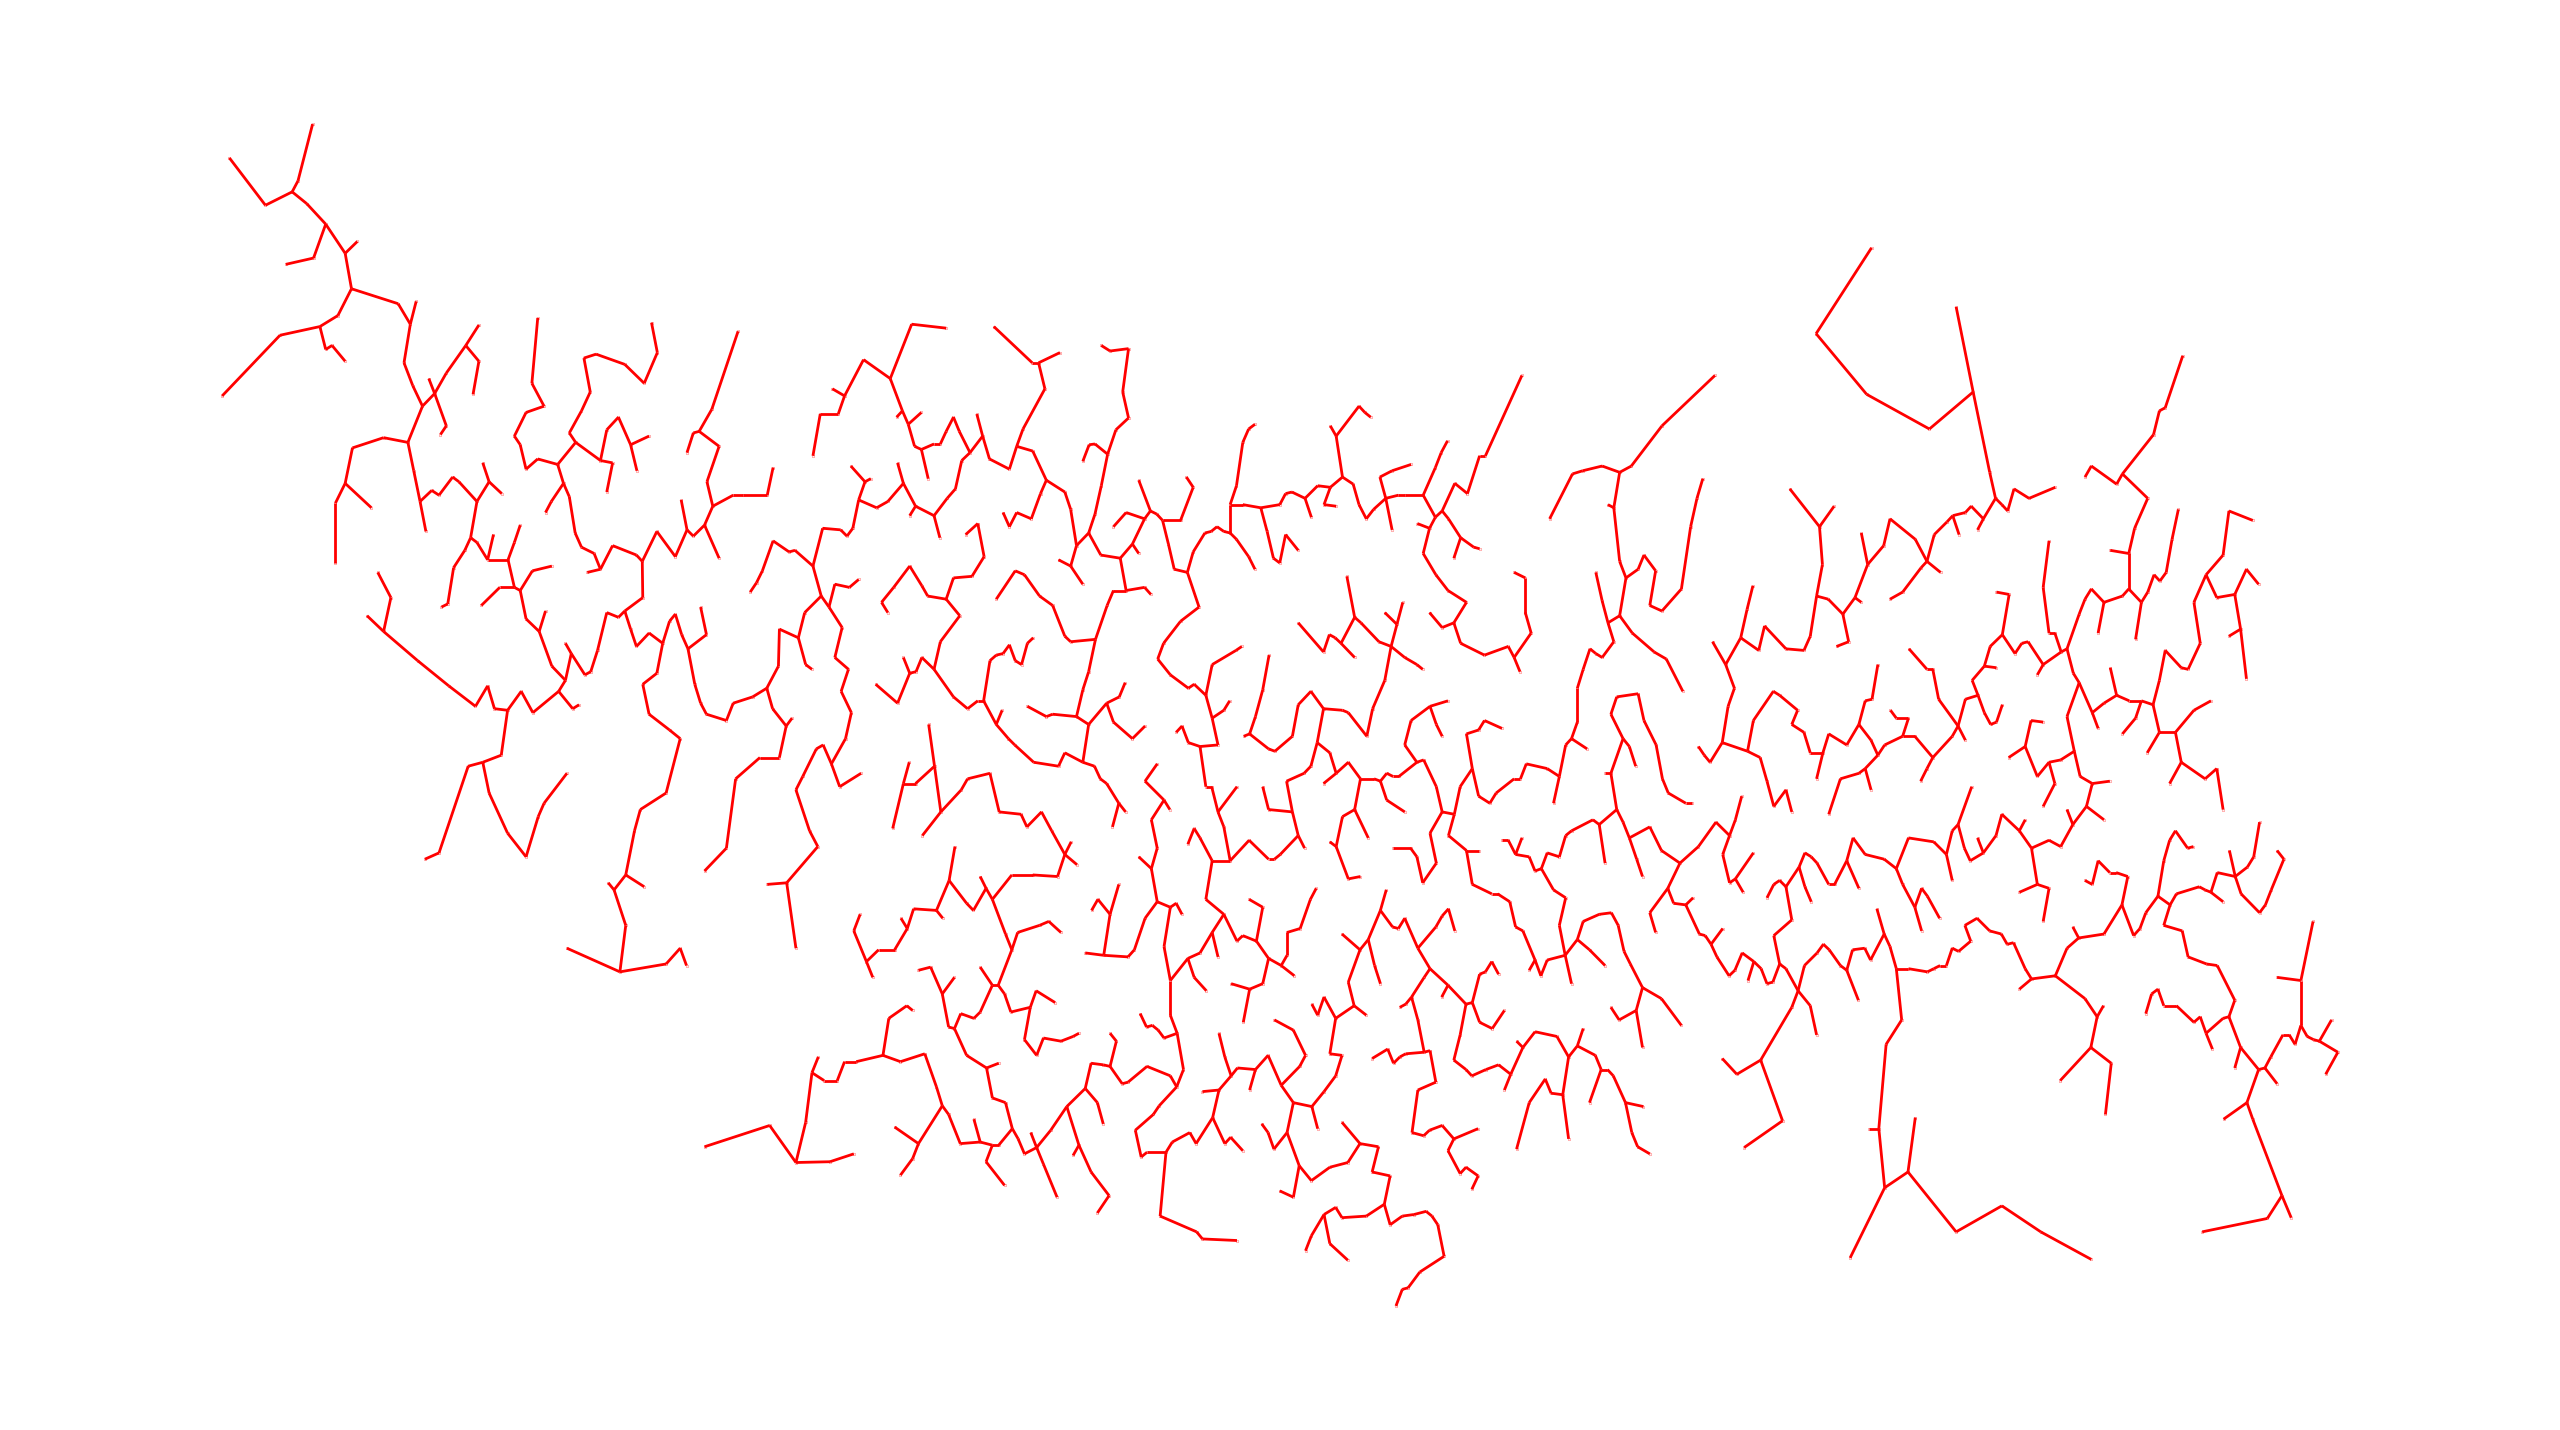

Reproduce this figure in Python.


from scipy.spatial import Delaunay
import matplotlib.pyplot as plt
import networkx as nx

pts = []

for line in open('generes.csv').readlines():
    xs = line.split(',')
    x = int(xs[1])
    y = int(xs[2])
    pts.append([x, y])

tri = Delaunay(pts)

def w(u, v, pts):
    dx = pts[u][0] - pts[v][0]
    dy = pts[u][1] - pts[v][1] 
    return (dx * dx + dy * dy) ** 0.5 

g = nx.Graph()

for simplex in tri.simplices:
    x, y, z = tuple(simplex)
    g.add_edge(x, y, weight = w(x, y, pts))
    g.add_edge(y, z, weight = w(y, z, pts))
    g.add_edge(z, x, weight = w(z, x, pts))

mst = nx.minimum_spanning_tree(g)

nx.draw(g, pos = pts, node_size= 0.01, edge_color='gray')
nx.draw(mst, pos = pts, node_size= 0.01, edge_color='red')
plt.show() 
